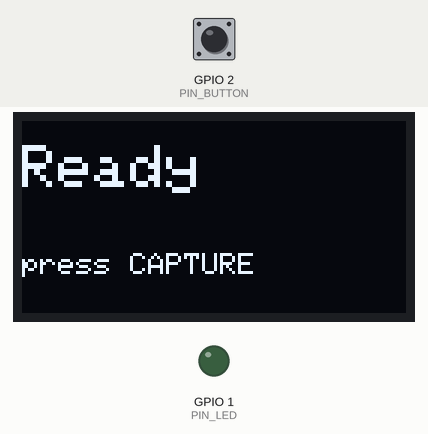
This sketch was run on a simulated Seeed XIAO ESP32-S3. Shown: 128×64 one-colour display, output pins drawn as LEDs (lit = HIGH). Inputs (shaded band) come from the test bench; at power-on: GPIO 2 (PIN_BUTTON) HIGH. What the sketch prints to the serial monitor is not drawn.

Above: at 1.2 s.
1.3 s: GPIO 2 (PIN_BUTTON) pulled LOW for 0.15 s
At 2.5 s:
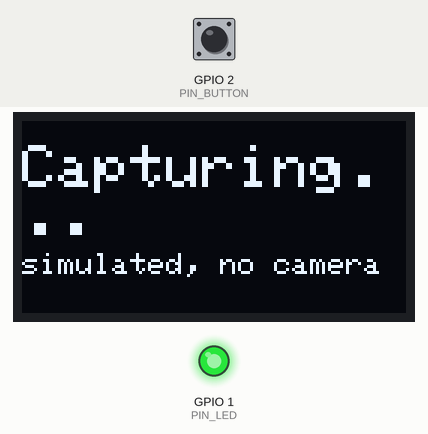
At 5.7 s:
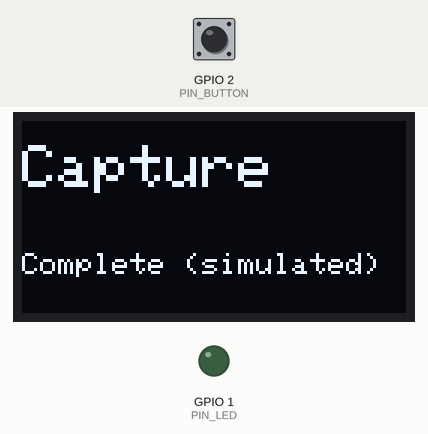
7.4 s: GPIO 2 (PIN_BUTTON) pulled LOW for 1 s
At 9.3 s:
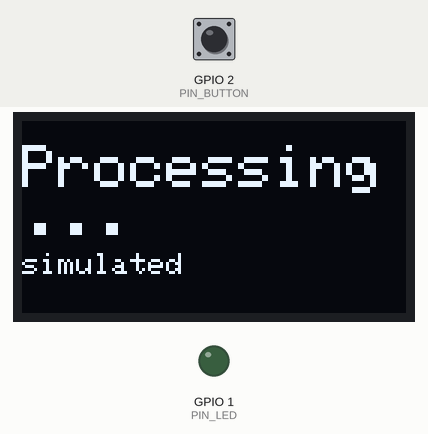
Timing chart, 0 to 10.8 s (numbered marks = the images above; inputs shaded):
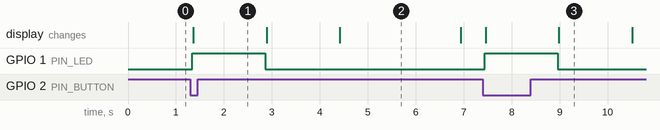

The sketch:

sketch.ino
```cpp
/* Wokwi interface simulation of the proposed wearable's control and display layer.
 * SIMULATION ONLY: "capture" is a timed software sequence. No camera is simulated (Wokwi has none), no image is taken or sent.
 * Pins (XIAO ESP32-S3, GPIO): OLED SDA 5 (D4), SCL 6 (D5) | button 2 (D1) to GND | LED 1 (D0) via 220 ohm.
 * Libraries: Adafruit SSD1306, Adafruit GFX Library. */
#include <Wire.h>
#include <Adafruit_GFX.h>
#include <Adafruit_SSD1306.h>

const int PIN_SDA = 5, PIN_SCL = 6, PIN_BUTTON = 2, PIN_LED = 1;
Adafruit_SSD1306 oled(128, 64, &Wire, -1);

void show(const char *line1, const char *line2 = "") {
  oled.clearDisplay(); oled.setTextColor(SSD1306_WHITE);
  oled.setTextSize(2); oled.setCursor(0, 8); oled.println(line1);
  oled.setTextSize(1); oled.setCursor(0, 44); oled.println(line2);
  oled.display();
}

void setup() {
  Serial.begin(115200);
  pinMode(PIN_BUTTON, INPUT_PULLUP); pinMode(PIN_LED, OUTPUT); digitalWrite(PIN_LED, LOW);
  Wire.begin(PIN_SDA, PIN_SCL);
  oled.begin(SSD1306_SWITCHCAPVCC, 0x3C);
  Serial.println("[BOOT] Wearable interface simulation (no camera)");
  show("Ready", "press CAPTURE");
  Serial.println("[STATE] Ready");
}

void loop() {
  if (digitalRead(PIN_BUTTON) == LOW) {
    delay(30);
    if (digitalRead(PIN_BUTTON) == LOW) {
      Serial.println("[EVENT] Button pressed");
      digitalWrite(PIN_LED, HIGH); show("Capturing...", "simulated, no camera"); Serial.println("[STATE] Capturing... (LED on, simulated capture)");
      delay(1500);
      digitalWrite(PIN_LED, LOW); show("Processing...", "simulated"); Serial.println("[STATE] Processing... (LED off)");
      delay(1500);
      show("Capture", "Complete (simulated)"); Serial.println("[STATE] Capture Complete (software simulation only)");
      delay(2500);
      show("Ready", "press CAPTURE"); Serial.println("[STATE] Ready");
      while (digitalRead(PIN_BUTTON) == LOW) delay(10);
    }
  }
  delay(10);
}
```

Measured:
- after the input at 1.3 s, GPIO 1 (PIN_LED): LOW → HIGH at once, → LOW 1.5 s later; the display: changes after 0.07 s (image 1)
- after the input at 7.4 s, GPIO 1 (PIN_LED): LOW → HIGH at once, → LOW 1.5 s later; the display: first changes after 0.06 s (image 3 shows a later state)
- what the display in image 2 shows lasts 2.5 s, from 4.4 s to 6.9 s
